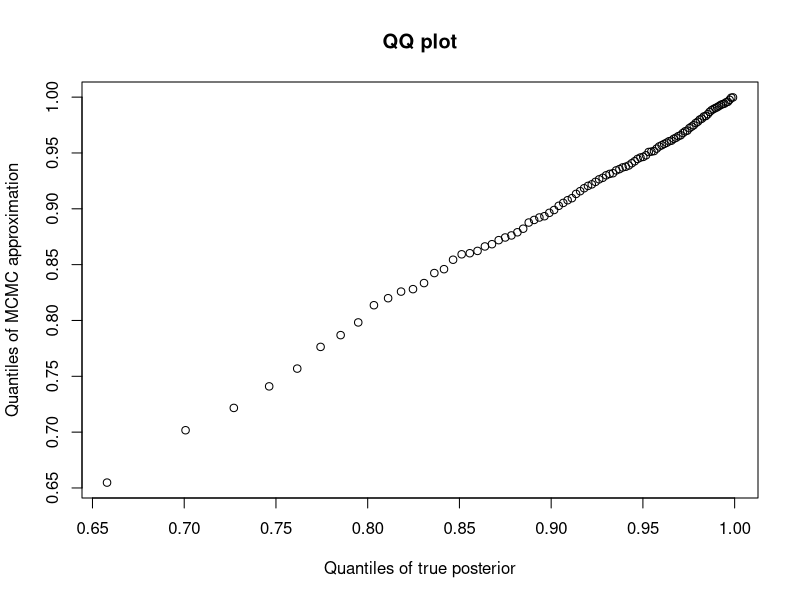

This chart was generated by the following R code:
# toymetro: a toy model illustrating the metropolis algorithm.
#
# Data consiste of k tosses of a coin, each of which comes up heads.
# Likelihood of data is p^k, the probability of a head.  Prior density
# of p is uniform, so posterior density is
#
#                    p^k
# Pr[p|k heads] = -------- = (1+k) p^k
#                 1
#                int p^k dp
#                 0
#
# The mean of this distribution is (1+k)/(2+k).
#
# Posterior cumulative distribution function is Pr[X<x] = x^(k+1)
#
# Quantile q is q^(1/(k+1)).
#
# The goal is to reproduce this using Metropolis.
#
# The proposal density is defined as follows:
#
# 1. Draw an observation from a uniform distribution of width w,
# centered on zero, and add it to the current value of the Markov
# Chain.  Call the result y.
#
# 2. If y > 1, then set z = 1 - (y-1).  (In other words, reflect at
# the boundary.)
#
# 3. If y < 0, then set z = -y.  (Another reflection).
#
# Only one reflection will be needed to ensure that 0 <= z <= 1.
# This proposal distribution is symmetric: The probability of moving
# from x to y is the same as that of moving from y to x.
# Consequently, we can use the Metropolis algorithm without bothering
# with the correction introduced by Hastings.
#
# Licensing: I am placing this code into the public domain.
#
# @author Alan Rogers <rogers@anthro.utah.edu>
#
# Revision History
#
# 1998-3-27 Initial version.  Used a proposal distribution that was
# independent of current value of Markov Chain.  Proposal
# distribution was asymmetric so the Hastings correction was used.
#
# 2001-7-13 Implemented a symmetric proposal distribution, dropped
# the Hastings correction.
#
# 2007-4-19 Translated from C to Python.
#
# 2012-7-16 Translated Python version to R
#
# 2012-7-26 Modified code so that number of tosses of coin is a parameter, k.


k <- 10     # number of tosses of coin
x <- 0.5   # state variable with initial value
w  <- 0.4  # width of proposal distribution
iterations <- 1000
nacpt <- 0 # number of proposals accepted
xsum <- 0.0
xvec <- rep(NA, iterations) # data vector

print(sprintf("%7s %10s %10s %10s", "it", "x", "mean", "nacpt"))
for(i in 1:iterations) {
    # perturbation delta is drawn from a uniform distribution of width
    # w, symmetric about 0
    delta <- w * (runif(1) - 0.5)

    # draw from proposal distribution
    y <- x + delta
    y <- abs(y)            # reflect at lower boundary
    while(y>1) {
        y <- abs(2.0 - y)  # reflect at both boundaries
    }

    mr <- (y/x)^k     # Metropolis ratio

    if (mr >= 1.0 || runif(1) <= mr) {
        # accept
        nacpt <- nacpt + 1
        x <- y
    }
    xvec[i] <- x
    xsum <- xsum + x
    if (i %% 100==0) {
        print(sprintf("%7d %10.6f %10.6f %10d", i, x, xsum/i, nacpt))
    }
}
print(sprintf("Mean should converge to (1+%d)/(2+%d)=%f",
              k, k, (1.0+k)/(2+k)))
print(sprintf("Distribution should converge to %d*p^%d",
               1+k, k))

# Quantile-quantile plot showing that MCMC generated correct posterior
# density.
pr <- seq(0.01, 0.99, 0.01)
plot(pr^( 1/(1.0+k)), quantile(xvec, probs=pr), main="QQ plot",
     xlab="Quantiles of true posterior",
     ylab="Quantiles of MCMC approximation")

